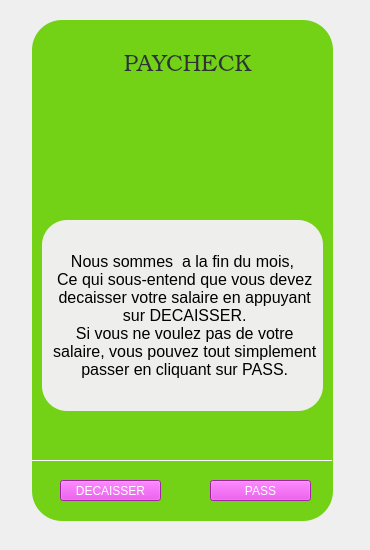
       <widget class="QWidget" name="interface_paycheck">
        <widget class="QPlainTextEdit" name="affichage_carte_5">
         <property name="geometry">
          <rect>
           <x>32</x>
           <y>20</y>
           <width>301</width>
           <height>501</height>
          </rect>
         </property>
         <property name="styleSheet">
          <string notr="true">background-color: rgb(115, 210, 22);
border-radius:30px;</string>
         </property>
         <property name="backgroundVisible">
          <bool>false</bool>
         </property>
         <property name="centerOnScroll">
          <bool>false</bool>
         </property>
        </widget>
        <widget class="QLabel" name="titre_paycheck">
         <property name="geometry">
          <rect>
           <x>62</x>
           <y>50</y>
           <width>251</width>
           <height>31</height>
          </rect>
         </property>
         <property name="font">
          <font>
           <family>URW Bookman L</family>
           <pointsize>17</pointsize>
           <weight>9</weight>
           <italic>false</italic>
           <bold>false</bold>
          </font>
         </property>
         <property name="styleSheet">
          <string notr="true">color: rgb(46, 52, 54);
background-image: url(:/images/backg.jpg);
font: 75 17pt &quot;URW Bookman L&quot;;
border-radius:8px;</string>
         </property>
         <property name="text">
          <string>PAYCHECK</string>
         </property>
         <property name="alignment">
          <set>Qt::AlignCenter</set>
         </property>
        </widget>
        <widget class="QLabel" name="photo_paycheck">
         <property name="geometry">
          <rect>
           <x>112</x>
           <y>90</y>
           <width>161</width>
           <height>111</height>
          </rect>
         </property>
         <property name="styleSheet">
          <string notr="true">border-image: url(:/images/image_paycheck.jpg);</string>
         </property>
         <property name="text">
          <string/>
         </property>
        </widget>
        <widget class="QPushButton" name="decaisser">
         <property name="geometry">
          <rect>
           <x>60</x>
           <y>480</y>
           <width>101</width>
           <height>21</height>
          </rect>
         </property>
         <property name="styleSheet">
          <string notr="true">font: 13pt &quot;Ubuntu&quot;;
color: white;
background-color: rgb(224, 52, 226);</string>
         </property>
         <property name="text">
          <string>DECAISSER</string>
         </property>
        </widget>
        <widget class="Line" name="line_5">
         <property name="geometry">
          <rect>
           <x>32</x>
           <y>450</y>
           <width>301</width>
           <height>20</height>
          </rect>
         </property>
         <property name="orientation">
          <enum>Qt::Horizontal</enum>
         </property>
        </widget>
        <widget class="QPushButton" name="passer_sur_paycheck">
         <property name="geometry">
          <rect>
           <x>210</x>
           <y>480</y>
           <width>101</width>
           <height>21</height>
          </rect>
         </property>
         <property name="styleSheet">
          <string notr="true">font: 13pt &quot;Ubuntu&quot;;
color: white;
background-color: rgb(224, 52, 226);</string>
         </property>
         <property name="text">
          <string>PASS</string>
         </property>
        </widget>
        <widget class="QLabel" name="Info_paycheck">
         <property name="geometry">
          <rect>
           <x>42</x>
           <y>220</y>
           <width>281</width>
           <height>191</height>
          </rect>
         </property>
         <property name="font">
          <font>
           <pointsize>12</pointsize>
          </font>
         </property>
         <property name="styleSheet">
          <string notr="true">background-color: rgb(238, 238, 236);
border-radius:25px;</string>
         </property>
         <property name="text">
          <string>Nous sommes  a la fin du mois, 
 Ce qui sous-entend que vous devez 
 decaisser votre salaire en appuyant 
 sur DECAISSER. 
 Si vous ne voulez pas de votre 
 salaire, vous pouvez tout simplement 
 passer en cliquant sur PASS.</string>
         </property>
         <property name="alignment">
          <set>Qt::AlignCenter</set>
         </property>
        </widget>
        <widget class="QLabel" name="label_31">
         <property name="geometry">
          <rect>
           <x>0</x>
           <y>0</y>
           <width>361</width>
           <height>541</height>
          </rect>
         </property>
         <property name="styleSheet">
          <string notr="true">background-image: url(:/images/backg.jpg);</string>
         </property>
         <property name="text">
          <string/>
         </property>
        </widget>
        <zorder>label_31</zorder>
        <zorder>affichage_carte_5</zorder>
        <zorder>titre_paycheck</zorder>
        <zorder>photo_paycheck</zorder>
        <zorder>decaisser</zorder>
        <zorder>line_5</zorder>
        <zorder>passer_sur_paycheck</zorder>
        <zorder>Info_paycheck</zorder>
       </widget>
